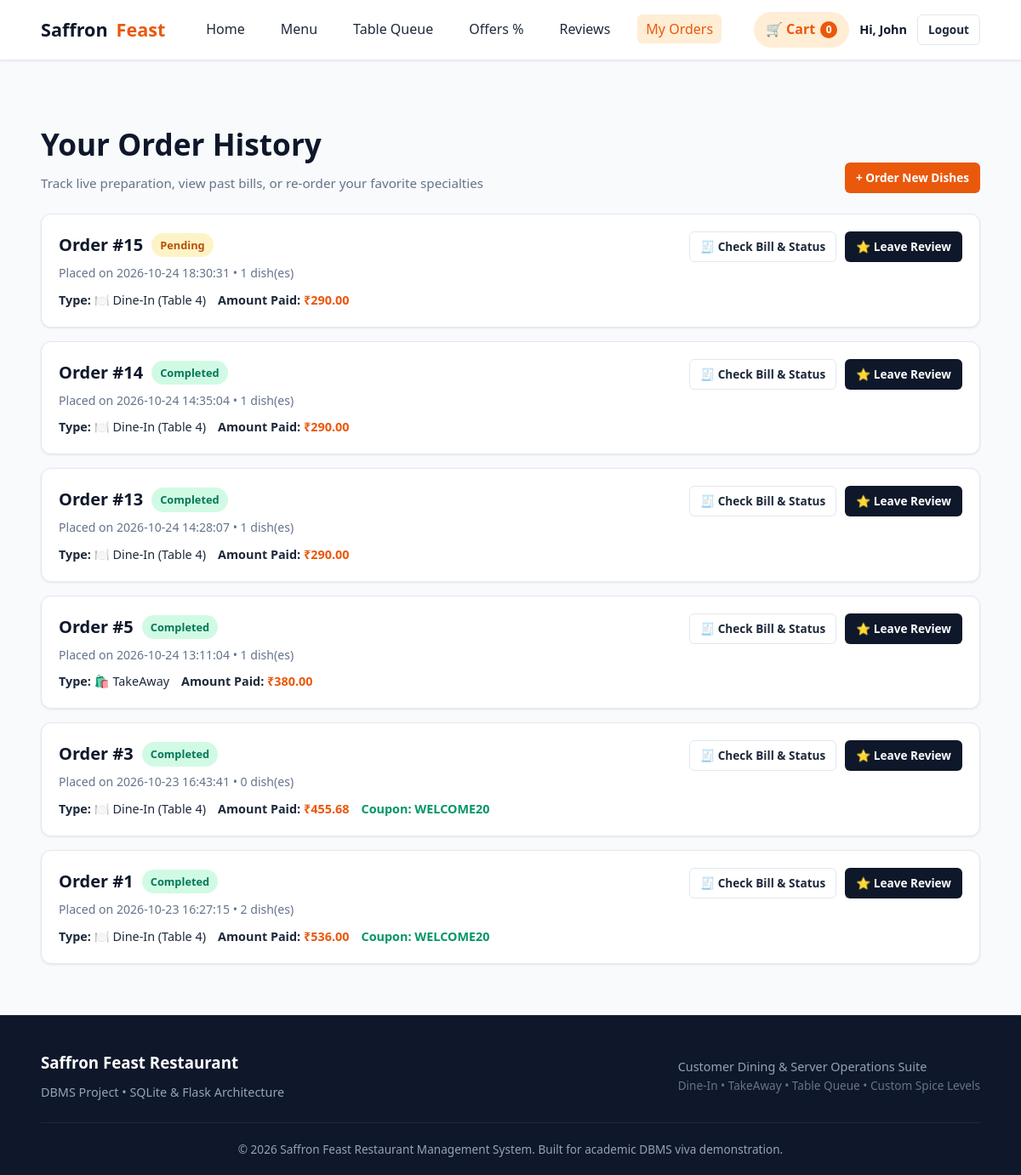
Page /orders (signed in) on the committed database.
### tables this page shows
CREATE TABLE orders (
    id INTEGER PRIMARY KEY AUTOINCREMENT,
    customer_id INTEGER NOT NULL,
    order_type TEXT CHECK(order_type IN ('DineIn', 'TakeAway')) NOT NULL,
    table_number INTEGER, -- NULL for TakeAway, integer for DineIn
    total_amount REAL NOT NULL,
    discount_amount REAL DEFAULT 0,
    final_amount REAL NOT NULL,
    status TEXT CHECK(status IN ('Pending', 'Preparing', 'Ready', 'Completed', 'Cancelled')) DEFAULT 'Pending',
    offer_code TEXT,
    special_instructions TEXT,
    created_at TIMESTAMP DEFAULT CURRENT_TIMESTAMP,
    FOREIGN KEY (customer_id) REFERENCES users(id) ON DELETE CASCADE
);

### app.py (the view)
@app.route('/orders')
@login_required
@customer_only
def my_orders():
    conn = get_db()
    orders = conn.execute("""
        SELECT o.*, COUNT(oi.id) as total_items
        FROM orders o
        LEFT JOIN order_items oi ON o.id = oi.order_id
        WHERE o.customer_id = ?
        GROUP BY o.id
        ORDER BY o.created_at DESC
    """, (session['user_id'],)).fetchall()
    conn.close()
    return render_template('customer/orders.html', orders=orders)

### app.py (called while the page is built)
def login_required(f):
    @wraps(f)
    def decorated_function(*args, **kwargs):
        if 'user_id' not in session:
            flash('Please log in first to access this page.', 'warning')
            return redirect(url_for('login', next=request.url))
        return f(*args, **kwargs)
    return decorated_function

def customer_only(f):
    @wraps(f)
    def decorated_function(*args, **kwargs):
        if session.get('user_role') in ['admin', 'staff']:
            return redirect(url_for('admin_dashboard'))
        return f(*args, **kwargs)
    return decorated_function

@app.context_processor
def inject_global_data():
    cart_count = 0
    if 'cart' in session:
        cart_count = sum(item.get('quantity', 1) for item in session['cart'].values())
    return {
        'current_user': {
            'id': session.get('user_id'),
            'name': session.get('user_name'),
            'role': session.get('user_role'),
            'email': session.get('user_email')
        },
        'cart_count': cart_count
    }

### database.py (called while the page is built)
def get_db():
    conn = sqlite3.connect(DATABASE_PATH)
    conn.row_factory = sqlite3.Row
    conn.execute("PRAGMA foreign_keys = ON;")
    return conn

### templates/customer/orders.html (shortened to what this page needs)
{% extends 'base.html' %}
{% block content %}
<div class="container">
  <div class="section-header">
    <div>
      <h1 style="font-size: 2.2rem; font-weight: 800; color: var(--secondary); margin-bottom: 6px;">Your Order History</h1>
      <p>Track live preparation, view past bills, or re-order your favorite specialties</p>
    </div>
    <a href="{{ url_for('menu') }}" class="btn btn-primary btn-sm">+ Order New Dishes</a>
  </div>
  {% if orders %}
  <div style="display: flex; flex-direction: column; gap: 16px;">
    {% for ord in orders %}
    <div class="menu-card" style="padding: 20px;">
      <div style="display: flex; justify-content: space-between; align-items: flex-start; flex-wrap: wrap; gap: 14px;">
        <div>
          <div style="display: flex; align-items: center; gap: 10px; margin-bottom: 6px;">
            <h3 style="font-size: 1.25rem; color: var(--secondary); margin: 0;">Order #{{ ord.id }}</h3>
            <span class="badge badge-status status-{{ ord.status|lower }}">{{ ord.status }}</span>
          </div>
          <p style="font-size: 0.88rem; color: var(--text-muted); margin-bottom: 8px;">
            Placed on {{ ord.created_at }} • {{ ord.total_items }} dish(es)
          </p>
          <div style="display: flex; gap: 14px; font-size: 0.9rem;">
            <span>
              <strong>Type:</strong>
              {% if ord.order_type == 'DineIn' %}
                🍽️ Dine-In (Table {{ ord.table_number }})
              {% else %}
                🛍️ TakeAway
              {% endif %}
            </span>
            <span>
              <strong>Amount Paid:</strong>
              <span style="color: var(--primary); font-weight: 700;">₹{{ "%.2f"|format(ord.final_amount) }}</span>
            </span>
            {% if ord.offer_code %}
              <span style="color: #059669; font-weight: 600;">
                Coupon: {{ ord.offer_code }}
              </span>
            {% endif %}
          </div>
        </div>
        <div style="display: flex; gap: 10px; align-items: center;">
          <a href="{{ url_for('check_bill', order_id=ord.id) }}" class="btn btn-outline btn-sm">
            🧾 Check Bill & Status
          </a>
          <a href="{{ url_for('customer_reviews') }}" class="btn btn-secondary btn-sm">
            ⭐ Leave Review
          </a>
        </div>
      </div>
    </div>
    {% endfor %}
  </div>
  {% endif %}
</div>
{% endblock %}

### static/css/style.css (style rules this page uses)
:root { --primary: #ea580c; --primary-hover: #c2410c; --primary-light: #ffedd5; --secondary: #0f172a; --secondary-light: #1e293b; --accent: #f59e0b; --bg-main: #f8fafc; --bg-card: #ffffff; --text-main: #1e293b; --text-muted: #64748b; --border-color: #e2e8f0; --status-pending: #f59e0b; --status-preparing: #0284c7; --status-ready: #8b5cf6; --status-completed: #10b981; --status-cancelled: #ef4444; --veg-color: #16a34a; --nonveg-color: #dc2626; --font-family: 'Segoe UI', system-ui, -apple-system, Roboto, sans-serif; --radius-sm: 6px; --radius-md: 12px; --radius-lg: 16px; --shadow-sm: 0 1px 3px rgba(0, 0, 0, 0.08); --shadow-md: 0 4px 12px rgba(0, 0, 0, 0.08); --shadow-lg: 0 10px 25px rgba(0, 0, 0, 0.1); }
* { margin: 0; padding: 0; box-sizing: border-box; }
body { font-family: var(--font-family); background-color: var(--bg-main); color: var(--text-main); line-height: 1.6; min-height: 100vh; display: flex; flex-direction: column; }
a { color: inherit; text-decoration: none; }
.container { width: 92%; max-width: 1200px; margin: 0 auto; }
.btn { display: inline-flex; align-items: center; justify-content: center; gap: 8px; font-weight: 600; font-size: 0.95rem; padding: 10px 20px; border-radius: var(--radius-sm); border: 1px solid transparent; cursor: pointer; transition: all 0.2s ease; text-align: center; }
.btn-primary { background-color: var(--primary); color: #ffffff; }
.btn-secondary { background-color: var(--secondary); color: #ffffff; }
.btn-outline { background-color: transparent; border-color: var(--border-color); color: var(--text-main); }
.btn-sm { padding: 6px 12px; font-size: 0.85rem; }
.badge { display: inline-flex; align-items: center; gap: 4px; font-size: 0.75rem; font-weight: 600; padding: 3px 8px; border-radius: 4px; text-transform: uppercase; }
.badge-status { padding: 4px 10px; border-radius: 20px; font-size: 0.8rem; text-transform: capitalize; }
.status-pending { background-color: #fef3c7; color: #b45309; }
.status-completed { background-color: #d1fae5; color: #047857; }
.section-header { display: flex; justify-content: space-between; align-items: flex-end; margin-bottom: 24px; }
.section-header p { color: var(--text-muted); font-size: 0.95rem; }
.menu-card { background-color: var(--bg-card); border-radius: var(--radius-md); border: 1px solid var(--border-color); overflow: hidden; box-shadow: var(--shadow-sm); display: flex; flex-direction: column; transition: transform 0.2s ease, box-shadow 0.2s ease, border-color 0.2s ease; }

### rows in the picture
orders: id "15", status "Pending", created_at "2026-10-24 18:30:31", total_items "1", table_number "4", final_amount "290.00"
orders: id "14", status "Completed", created_at "2026-10-24 14:35:04", total_items "1", table_number "4", final_amount "290.00"
orders: id "13", status "Completed", created_at "2026-10-24 14:28:07", total_items "1", table_number "4", final_amount "290.00"
orders: id "5", status "Completed", created_at "2026-10-24 13:11:04", total_items "1", order_type "🛍️ TakeAway", final_amount "380.00"
orders: id "3", status "Completed", created_at "2026-10-23 16:43:41", total_items "0", table_number "4", final_amount "455.68", offer_code "WELCOME20"
orders: id "1", status "Completed", created_at "2026-10-23 16:27:15", total_items "2", table_number "4", final_amount "536.00", offer_code "WELCOME20"

### other values in the picture
{{ cart_count }} "0"
{{ current_user.name.split()[0] }} "John"
